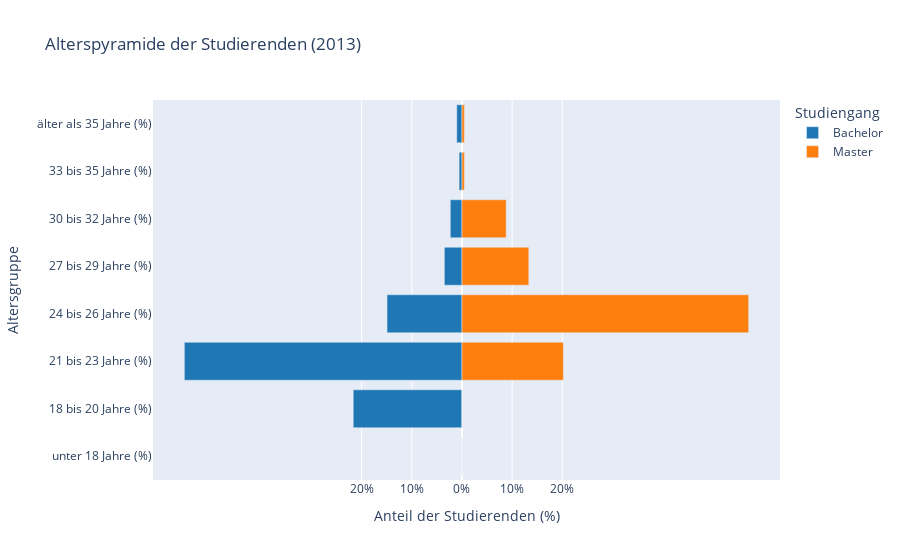

The code cell stored with this chart in its notebook:
### Code cell
fig = px.bar(
    df_pyramide_latest, 
    x="Anteil (%)", 
    y="Altersgruppe", 
    color="Studiengang", 
    orientation="h",  # Horizontal
    title=f"Alterspyramide der Studierenden ({jahrgang})",
    color_discrete_map={"Bachelor": "#1f77b4", "Master": "#ff7f0e"},  # Blautöne für Bachelor, Orange für Master
)

# Layout-Anpassungen
fig.update_layout(
    #template="infoviz",
    xaxis_title="Anteil der Studierenden (%)",
    yaxis_title="Altersgruppe",
    xaxis=dict(
        tickmode="array",
        tickvals=[-20, -10, 0, 10, 20],  # Achse zentrieren
        ticktext=["20%", "10%", "0%", "10%", "20%"]
    ),
    legend_title="Studiengang"
)

fig.show()

### Figure 1 — Plotly figure (JSON) as saved in the notebook; plotly's stock layout.template omitted (floating-point values rounded to 4 significant figures)
{"data": [{"hovertemplate": "Studiengang=Bachelor<br>Anteil (%)=%{x}<br>Altersgruppe=%{y}<extra></extra>", "legendgroup": "Bachelor", "marker": {"color": "#1f77b4", "pattern": {"shape": ""}}, "name": "Bachelor", "orientation": "h", "showlegend": true, "textposition": "auto", "type": "bar", "x": [-0.0, -21.67, -55.33, -14.94, -3.512, -2.326, -0.5698, -1.041], "xaxis": "x", "y": ["unter 18 Jahre (%)", "18 bis 20 Jahre (%)", "21 bis 23 Jahre (%)", "24 bis 26 Jahre (%)", "27 bis 29 Jahre (%)", "30 bis 32 Jahre (%)", "33 bis 35 Jahre (%)", "älter als 35 Jahre (%)"], "yaxis": "y"}, {"hovertemplate": "Studiengang=Master<br>Anteil (%)=%{x}<br>Altersgruppe=%{y}<extra></extra>", "legendgroup": "Master", "marker": {"color": "#ff7f0e", "pattern": {"shape": ""}}, "name": "Master", "orientation": "h", "showlegend": true, "textposition": "auto", "type": "bar", "x": [0.0, 0.0, 20.2, 57.14, 13.32, 8.815, 0.478, 0.478], "xaxis": "x", "y": ["unter 18 Jahre (%)", "18 bis 20 Jahre (%)", "21 bis 23 Jahre (%)", "24 bis 26 Jahre (%)", "27 bis 29 Jahre (%)", "30 bis 32 Jahre (%)", "33 bis 35 Jahre (%)", "älter als 35 Jahre (%)"], "yaxis": "y"}], "layout": {"barmode": "relative", "legend": {"title": {"text": "Studiengang"}, "tracegroupgap": 0}, "title": {"text": "Alterspyramide der Studierenden (2013)"}, "xaxis": {"anchor": "y", "domain": [0, 1], "tickmode": "array", "ticktext": ["20%", "10%", "0%", "10%", "20%"], "tickvals": [-20, -10, 0, 10, 20], "title": {"text": "Anteil der Studierenden (%)"}}, "yaxis": {"anchor": "x", "domain": [0, 1], "title": {"text": "Altersgruppe"}}}}
